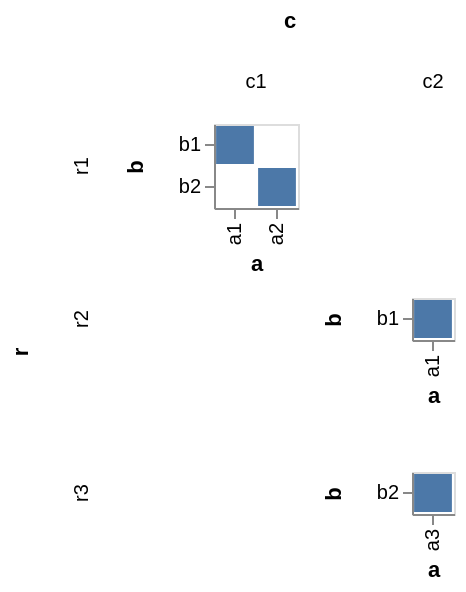

Here is the Vega-Lite specification saved for this chart:
### Vega specification from a JSON file in a GitHub repository (floating-point values rounded to 4 significant figures)
{"$schema": "https://vega.github.io/schema/vega/v4.json", "autosize": "pad", "padding": 5, "data": [{"name": "source_0", "values": [{"r": "r1", "c": "c1", "a": "a1", "b": "b1"}, {"r": "r1", "c": "c1", "a": "a2", "b": "b2"}, {"r": "r2", "c": "c2", "a": "a1", "b": "b1"}, {"r": "r3", "c": "c2", "a": "a3", "b": "b2"}]}, {"name": "cross_column_domain_row_domain", "source": "source_0", "transform": [{"type": "aggregate", "groupby": ["c", "r"], "fields": ["a", "b"], "ops": ["distinct", "distinct"]}]}, {"name": "column_domain", "source": "cross_column_domain_row_domain", "transform": [{"type": "aggregate", "groupby": ["c"], "fields": ["distinct_a"], "ops": ["max"], "as": ["distinct_a"]}]}, {"name": "row_domain", "source": "cross_column_domain_row_domain", "transform": [{"type": "aggregate", "groupby": ["r"], "fields": ["distinct_b"], "ops": ["max"], "as": ["distinct_b"]}]}], "signals": [{"name": "child_x_step", "value": 21}, {"name": "child_y_step", "value": 21}], "layout": {"padding": {"row": 10, "column": 10}, "offset": {"rowTitle": 10, "columnTitle": 10}, "columns": {"signal": "length(data('column_domain'))"}, "bounds": "full", "align": "all"}, "marks": [{"name": "row-title", "type": "group", "role": "row-title", "title": {"text": "r", "offset": 10, "orient": "left", "style": "guide-title"}}, {"name": "column-title", "type": "group", "role": "column-title", "title": {"text": "c", "offset": 10, "style": "guide-title"}}, {"name": "row_header", "type": "group", "role": "row-header", "from": {"data": "row_domain"}, "sort": {"field": "datum[\"r\"]", "order": "ascending"}, "title": {"text": {"signal": "''+parent[\"r\"]"}, "offset": 10, "orient": "left", "style": "guide-label", "baseline": "middle"}, "encode": {"update": {"height": {"signal": "bandspace(datum[\"distinct_b\"], 0.1, 0.05) * child_y_step"}}}}, {"name": "column_header", "type": "group", "role": "column-header", "from": {"data": "column_domain"}, "sort": {"field": "datum[\"c\"]", "order": "ascending"}, "title": {"text": {"signal": "''+parent[\"c\"]"}, "offset": 10, "style": "guide-label", "baseline": "middle"}, "encode": {"update": {"width": {"signal": "bandspace(datum[\"distinct_a\"], 0.1, 0.05) * child_x_step"}}}}, {"name": "cell", "type": "group", "style": "cell", "from": {"facet": {"name": "facet", "data": "source_0", "groupby": ["r", "c"], "aggregate": {"cross": true, "fields": ["a", "b"], "ops": ["distinct", "distinct"], "as": ["distinct_a", "distinct_b"]}}}, "sort": {"field": ["datum[\"r\"]", "datum[\"c\"]"], "order": ["ascending", "ascending"]}, "encode": {"update": {"width": {"signal": "bandspace(datum[\"distinct_a\"], 0.1, 0.05) * child_x_step"}, "height": {"signal": "bandspace(datum[\"distinct_b\"], 0.1, 0.05) * child_y_step"}}}, "marks": [{"name": "child_marks", "type": "rect", "style": ["rect"], "from": {"data": "facet"}, "encode": {"update": {"fill": {"value": "#4c78a8"}, "tooltip": {"signal": "{\"a\": ''+datum[\"a\"], \"b\": ''+datum[\"b\"]}"}, "x": {"scale": "child_x", "field": "a"}, "width": {"scale": "child_x", "band": true}, "y": {"scale": "child_y", "field": "b"}, "height": {"scale": "child_y", "band": true}}}}], "scales": [{"name": "child_x", "type": "band", "domain": {"data": "facet", "field": "a", "sort": true}, "range": {"step": {"signal": "child_x_step"}}, "paddingInner": 0.1, "paddingOuter": 0.05}, {"name": "child_y", "type": "band", "domain": {"data": "facet", "field": "b", "sort": true}, "range": {"step": {"signal": "child_y_step"}}, "paddingInner": 0.1, "paddingOuter": 0.05}], "axes": [{"scale": "child_x", "orient": "bottom", "grid": false, "title": "a", "labelAlign": "right", "labelAngle": 270, "labelBaseline": "middle", "zindex": 1}, {"scale": "child_y", "orient": "left", "grid": false, "title": "b", "zindex": 1}]}], "config": {"axisY": {"minExtent": 30}, "legend": {"gradientLength": 185}}}
